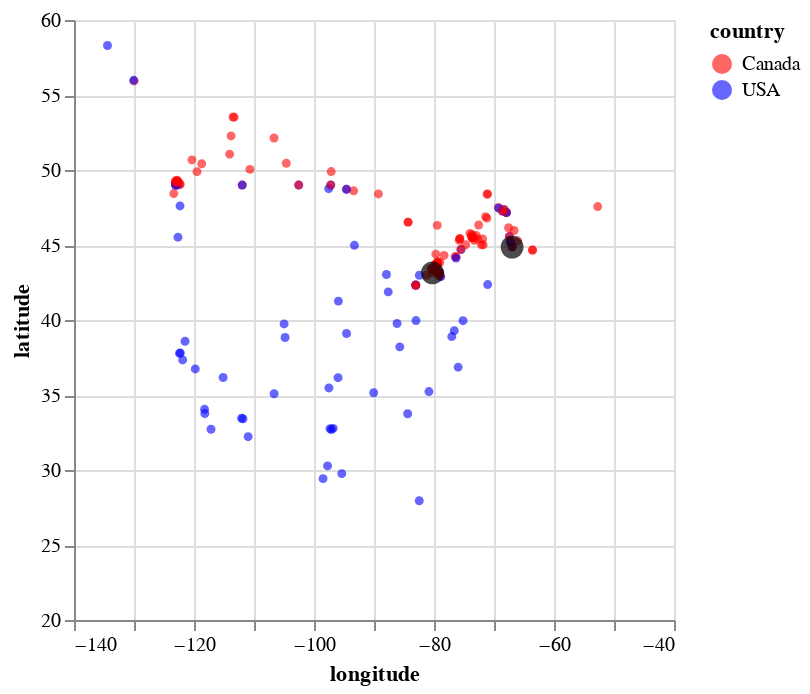

The notebook cell saved with this chart:
### Markdown cell above
The two sampled points are shown as black circles below.

Our goal is to find how similar these two points are.

### Code cell
cities_viz + alt.Chart(two_cities).mark_circle(size=130, color='black').encode(
    alt.X('longitude'),
    alt.Y('latitude')
)

### Figure 1 — Vega-Lite specification as saved in the notebook (floating-point values rounded to 4 significant figures; data arrays with more than 128 entries replaced by an {"elided": "..."} marker saying what was removed)
{"config": {"view": {"continuousWidth": 300, "continuousHeight": 300}}, "layer": [{"data": {"name": "data-66158384001fb6a73b6445c49f67d5ce"}, "mark": {"type": "circle", "opacity": 0.6, "size": 20}, "encoding": {"color": {"field": "country", "scale": {"domain": ["Canada", "USA"], "range": ["red", "blue"]}, "type": "nominal"}, "x": {"field": "longitude", "scale": {"domain": [-140, -40]}, "type": "quantitative"}, "y": {"field": "latitude", "scale": {"domain": [20, 60]}, "type": "quantitative"}}}, {"data": {"name": "data-7c144ccbe61beb3e29b101c8ca59a046"}, "mark": {"type": "circle", "color": "black", "size": 130}, "encoding": {"x": {"field": "longitude", "type": "quantitative"}, "y": {"field": "latitude", "type": "quantitative"}}}], "$schema": "https://vega.github.io/schema/vega-lite/v5.15.1.json", "datasets": {"data-66158384001fb6a73b6445c49f67d5ce": {"elided": "167 records"}, "data-7c144ccbe61beb3e29b101c8ca59a046": [{"longitude": -66.98, "latitude": 44.86}, {"longitude": -80.26, "latitude": 43.14}]}}
